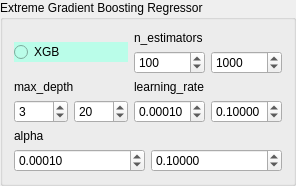
          <widget class="QGroupBox" name="groupBox">
           <property name="title">
            <string>Extreme Gradient Boosting Regressor</string>
           </property>
           <layout class="QGridLayout" name="gridLayout_49">
            <item row="0" column="0">
             <layout class="QGridLayout" name="gridLayout_46">
              <item row="0" column="0">
               <widget class="QRadioButton" name="radioButton_xgb">
                <property name="styleSheet">
                 <string notr="true">background-color: rgb(186, 253, 233);</string>
                </property>
                <property name="text">
                 <string>XGB</string>
                </property>
                <property name="checked">
                 <bool>false</bool>
                </property>
                <attribute name="buttonGroup">
                 <string notr="true">buttonGroup</string>
                </attribute>
               </widget>
              </item>
              <item row="0" column="1">
               <layout class="QGridLayout" name="gridLayout">
                <item row="0" column="0" colspan="2">
                 <widget class="QLabel" name="label">
                  <property name="text">
                   <string>n_estimators</string>
                  </property>
                 </widget>
                </item>
                <item row="1" column="0">
                 <widget class="QSpinBox" name="spinBox_estim_xgb_min">
                  <property name="maximum">
                   <number>5000</number>
                  </property>
                  <property name="singleStep">
                   <number>50</number>
                  </property>
                  <property name="value">
                   <number>100</number>
                  </property>
                 </widget>
                </item>
                <item row="1" column="1">
                 <widget class="QSpinBox" name="spinBox_estim_xgb_max">
                  <property name="maximum">
                   <number>5000</number>
                  </property>
                  <property name="singleStep">
                   <number>50</number>
                  </property>
                  <property name="value">
                   <number>1000</number>
                  </property>
                 </widget>
                </item>
               </layout>
              </item>
              <item row="1" column="0">
               <layout class="QGridLayout" name="gridLayout_19">
                <item row="1" column="0">
                 <widget class="QSpinBox" name="spinBox_depth_xgb_min">
                  <property name="maximum">
                   <number>5000</number>
                  </property>
                  <property name="singleStep">
                   <number>1</number>
                  </property>
                  <property name="value">
                   <number>3</number>
                  </property>
                 </widget>
                </item>
                <item row="1" column="1">
                 <widget class="QSpinBox" name="spinBox_depth_xgb_max">
                  <property name="maximum">
                   <number>5000</number>
                  </property>
                  <property name="singleStep">
                   <number>1</number>
                  </property>
                  <property name="value">
                   <number>20</number>
                  </property>
                 </widget>
                </item>
                <item row="0" column="0" colspan="2">
                 <widget class="QLabel" name="label_3">
                  <property name="text">
                   <string>max_depth</string>
                  </property>
                 </widget>
                </item>
               </layout>
              </item>
              <item row="1" column="1">
               <layout class="QGridLayout" name="gridLayout_18">
                <item row="1" column="0">
                 <widget class="QDoubleSpinBox" name="doubleSpinBox_lr_xgb_min">
                  <property name="decimals">
                   <number>5</number>
                  </property>
                  <property name="minimum">
                   <double>0.000010000000000</double>
                  </property>
                  <property name="maximum">
                   <double>1.000000000000000</double>
                  </property>
                  <property name="singleStep">
                   <double>0.010000000000000</double>
                  </property>
                  <property name="value">
                   <double>0.000100000000000</double>
                  </property>
                 </widget>
                </item>
                <item row="1" column="1">
                 <widget class="QDoubleSpinBox" name="doubleSpinBox_lr_xgb_max">
                  <property name="decimals">
                   <number>5</number>
                  </property>
                  <property name="minimum">
                   <double>0.000010000000000</double>
                  </property>
                  <property name="maximum">
                   <double>1.000000000000000</double>
                  </property>
                  <property name="singleStep">
                   <double>0.010000000000000</double>
                  </property>
                  <property name="value">
                   <double>0.100000000000000</double>
                  </property>
                 </widget>
                </item>
                <item row="0" column="0" colspan="2">
                 <widget class="QLabel" name="label_2">
                  <property name="text">
                   <string>learning_rate</string>
                  </property>
                 </widget>
                </item>
               </layout>
              </item>
              <item row="2" column="0" colspan="2">
               <layout class="QGridLayout" name="gridLayout_20">
                <item row="1" column="0">
                 <widget class="QDoubleSpinBox" name="doubleSpinBox_alpha_xgb_min">
                  <property name="decimals">
                   <number>5</number>
                  </property>
                  <property name="minimum">
                   <double>0.000010000000000</double>
                  </property>
                  <property name="maximum">
                   <double>1.000000000000000</double>
                  </property>
                  <property name="singleStep">
                   <double>0.010000000000000</double>
                  </property>
                  <property name="value">
                   <double>0.000100000000000</double>
                  </property>
                 </widget>
                </item>
                <item row="1" column="1">
                 <widget class="QDoubleSpinBox" name="doubleSpinBox_alpha_xgb_max">
                  <property name="decimals">
                   <number>5</number>
                  </property>
                  <property name="minimum">
                   <double>0.000010000000000</double>
                  </property>
                  <property name="maximum">
                   <double>1.000000000000000</double>
                  </property>
                  <property name="singleStep">
                   <double>0.010000000000000</double>
                  </property>
                  <property name="value">
                   <double>0.100000000000000</double>
                  </property>
                 </widget>
                </item>
                <item row="0" column="0" colspan="2">
                 <widget class="QLabel" name="label_alpha">
                  <property name="text">
                   <string>alpha</string>
                  </property>
                 </widget>
                </item>
               </layout>
              </item>
             </layout>
            </item>
           </layout>
          </widget>
